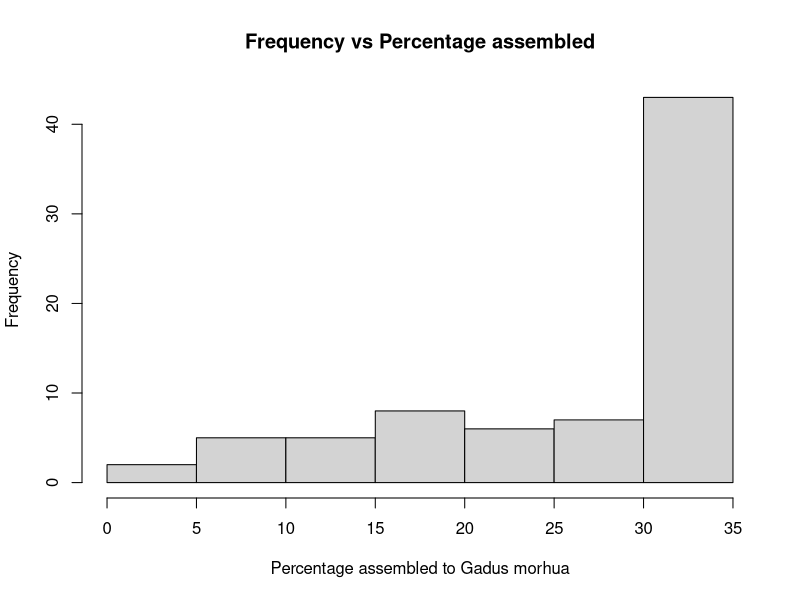
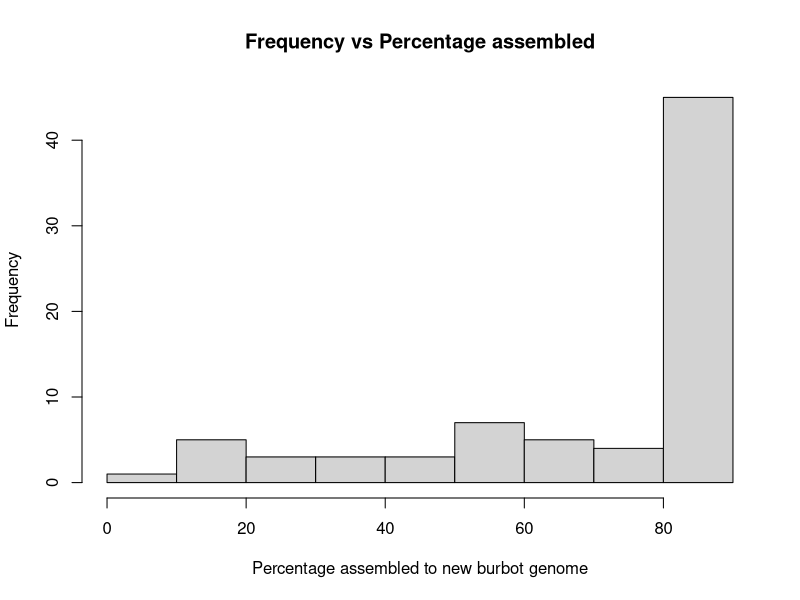
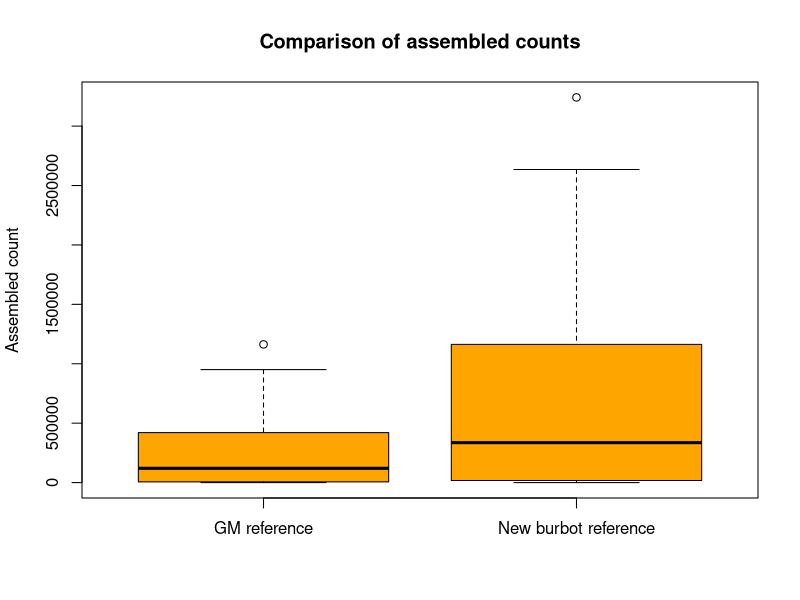
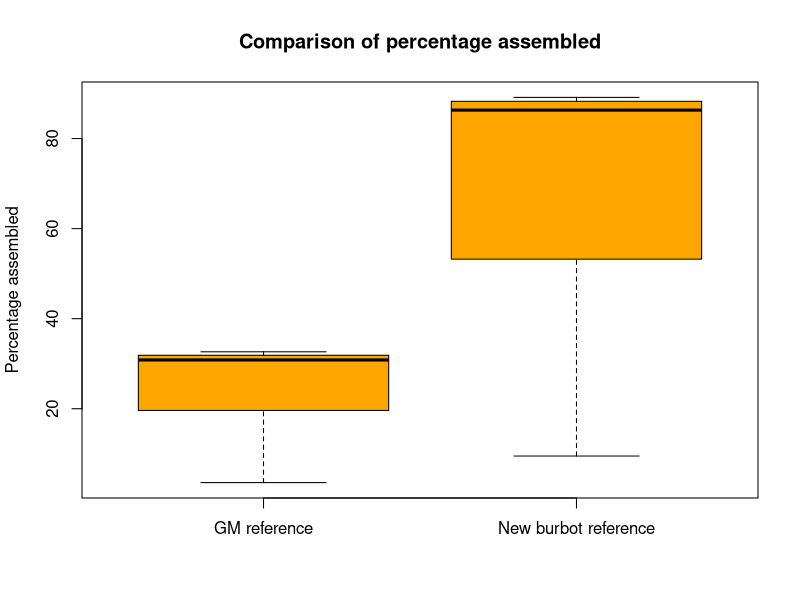

Generate these figures, in order, with R:
## ---- chunk 1
knitr::opts_chunk$set(echo = TRUE)
## ---- chunk 2

library(stringr)
setwd('~/Desktop/genomicmeth')

#Read in Gadus morhua assembled files. 

GMcounts <- read.delim("assembled_per_indGM.txt")

#Using stringr package, remove the path in the individual assembled read names.

#The word function is used to section string to obtain raw and assembled counts.

GMcounts$Rawcounts <- word(GMcounts$ind.raw.assembled, 2L)
GMcounts$Assembledcounts <- word(GMcounts$ind.raw.assembled, 3L)

#Unecessary information such as the path to the fastq file is removed.
GMcounts$ind.raw.assembled <- str_remove(GMcounts$ind.raw.assembled, "/scratch/rbaghdan/genomicmethods/bwa_assem/bwa_assem2/")

GMcounts$ind.raw.assembled <- sub(" .*", "", GMcounts$ind.raw.assembled)

#The same is repeated for the new burbot genome alignment.
NBGcounts <- read.delim("assembled_per_indNBG.txt")
NBGcounts$Rawcounts <- word(NBGcounts$ind.raw.assembled, 2L)
NBGcounts$Assembledcounts <- word(NBGcounts$ind.raw.assembled, 3L)
NBGcounts$ind.raw.assembled <- str_remove(NBGcounts$ind.raw.assembled, "/scratch/rbaghdan/genomicmethods/bwa_assem/bwa_assem3/")
NBGcounts$ind.raw.assembled <- sub(" .*", "", NBGcounts$ind.raw.assembled)

#Now, the percentage of reads that were assembled is found.
#Convert counts to a numeric class.
GMcounts$Rawcounts <- as.numeric(GMcounts$Rawcounts)
GMcounts$Assembledcounts <- as.numeric(GMcounts$Assembledcounts)
GMcounts$percentage <- GMcounts$Assembledcounts/GMcounts$Rawcounts*100
mean(GMcounts$percentage)
#The average percentage of assembled reads to the Gadus Morhua complete reference genome is 25.4%.



## ---- chunk 3
hist(GMcounts$percentage, main = "Frequency vs Percentage assembled",xlab = "Percentage assembled to Gadus morhua")
## ---- chunk 4

summary(GMcounts$percentage)

## ---- chunk 5

#This was done for the new burbot reference genome alignment as well.
NBGcounts$Rawcounts <- as.numeric(NBGcounts$Rawcounts)
NBGcounts$Assembledcounts <- as.numeric(NBGcounts$Assembledcounts)
NBGcounts$percentage <- NBGcounts$Assembledcounts/NBGcounts$Rawcounts*100
mean(NBGcounts$percentage)


## ---- chunk 6
hist(NBGcounts$percentage, main = "Frequency vs Percentage assembled",xlab = "Percentage assembled to new burbot genome")
## ---- chunk 7

summary(NBGcounts$percentage)

## ---- chunk 8

#Visualize difference in counts and percentages between the two alignments using boxplots.

#Assembled counts.
boxplot(GMcounts$Assembledcounts, NBGcounts$Assembledcounts, main = "Comparison of assembled counts", names = c("GM reference", "New burbot reference"), ylab = "Assembled count", col = "orange")
## ---- chunk 9
#Percentage assembled.

boxplot(GMcounts$percentage, NBGcounts$percentage, main = "Comparison of percentage assembled", names = c("GM reference", "New burbot reference"), ylab = "Percentage assembled", col = "orange")


## ---- chunk 10

t.test(GMcounts$percentage, NBGcounts$percentage)

t.test(GMcounts$Assembledcounts, NBGcounts$Assembledcounts)

